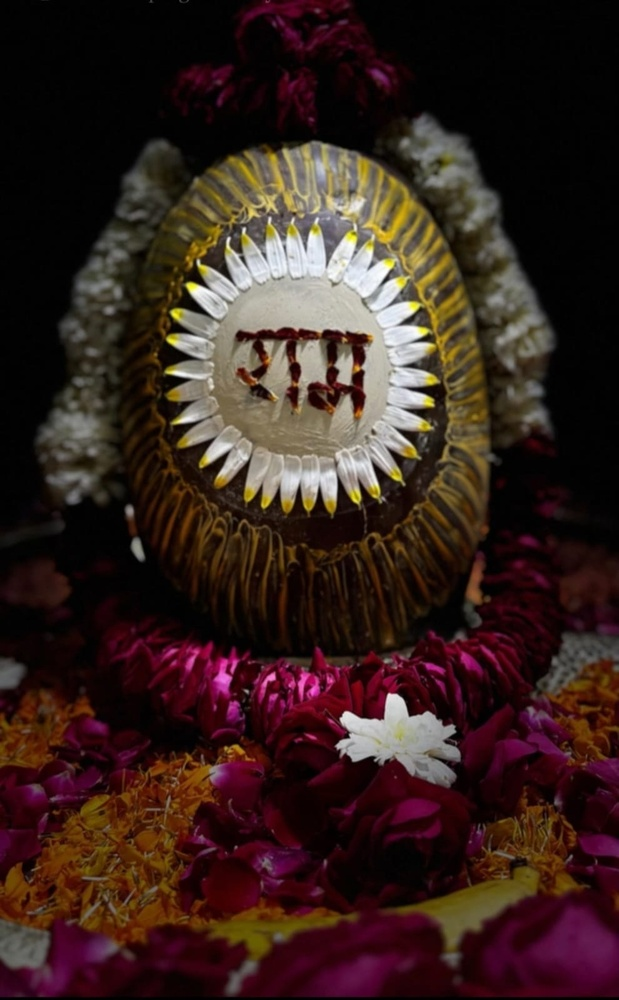
#> input picture ram.jpeg, 619 x 1000 px, shrunk from 990 x 1600 before the run
$ python rotation.py
#> lines starting #> are read from the running program, lines starting #| are printed output that depends on the picture
import cv2
image=cv2.imread("ram.jpeg")
#> image is the input picture: shape (1000, 619, 3); mean B, G, R 29.9, 34.8, 54.5
if image is not None:
    (h,w)=image.shape[:2]
#> h = 1000; w = 619
    center=(w//2, h//2)
#> center = (309, 500)
    M=cv2.getRotationMatrix2D(center, 90,1.0)
    rotated= cv2.warpAffine(image,M,(w,h))
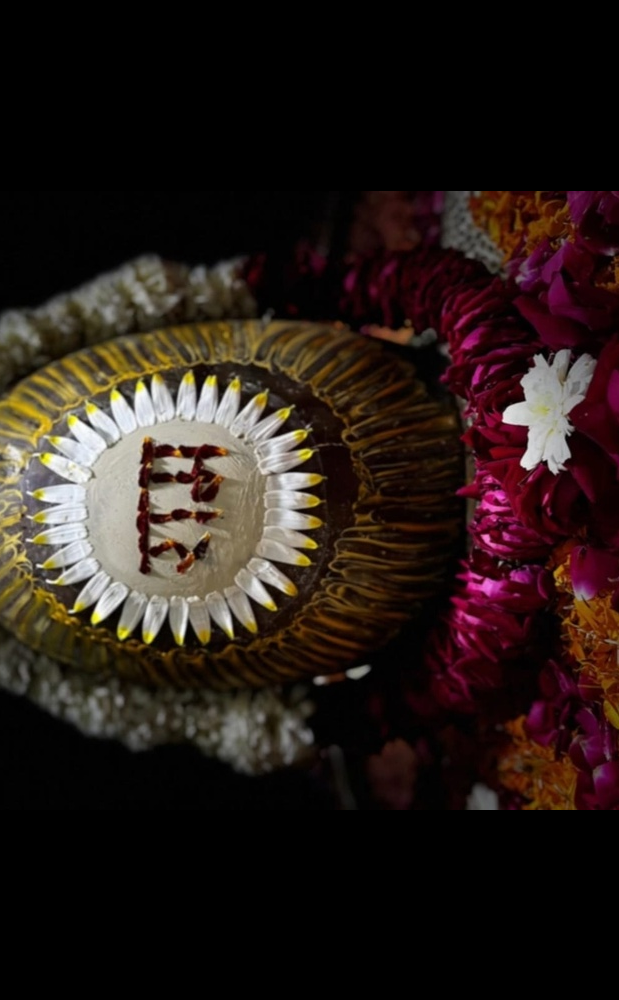
#> rotated: shape (1000, 619, 3); mean B, G, R 24, 28.4, 39.4
    cv2.imshow("image",image)
    cv2.imshow("rotated",rotated)
    cv2.waitKey(0)
    cv2.destroyAllWindows()
else:
    print("no output")
